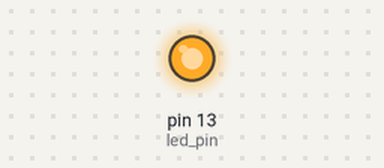
Simulated run of this sketch. Board: Arduino Uno, built with avr-gcc and run on an emulated ATmega328P. Shown: output pins drawn as LEDs (lit = HIGH). What the sketch prints to the serial monitor is not drawn.

Above: at 0.15 s.
At 36.4 s:
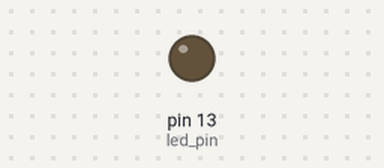
Timing chart, 0 to 40.0 s (numbered marks = the images above):
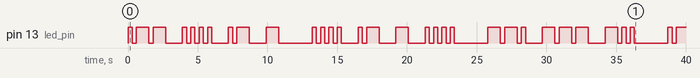

Measured:
- by itself, pin 13 (led_pin): LOW → HIGH at 0.00 s, → LOW 0.30 s later, → HIGH 0.30 s later, → LOW 0.90 s later, … (63 changes in this stretch)

The sketch:

MorseBasic.ino
```cpp
const int led_pin = 13;
const int SYMBOL_SEPARATION = 300;
const int LETTER_SEPARATION = SYMBOL_SEPARATION*3;
const int WORD_SEPARATION = SYMBOL_SEPARATION*7;

void setup() {
  pinMode(led_pin, OUTPUT);
  Serial.begin(9600);
}

void dit(){
  digitalWrite(led_pin, HIGH);
  delay(300);
  digitalWrite(led_pin, LOW);
}

void dash(){
  digitalWrite(led_pin, HIGH);
  delay(900);
  digitalWrite(led_pin, LOW);
}


void loop() {
  //W
  dit();
  delay(SYMBOL_SEPARATION);
  dash();
  delay(SYMBOL_SEPARATION);
  dash();
  delay(SYMBOL_SEPARATION);
  Serial.print("W");
  delay(LETTER_SEPARATION);

  //H
  dit();
  delay(SYMBOL_SEPARATION);
  dit();
  delay(SYMBOL_SEPARATION);
  dit();
  delay(SYMBOL_SEPARATION);
  dit();
  delay(SYMBOL_SEPARATION);
  Serial.print("H");
  delay(LETTER_SEPARATION);

  //A
  dit();
  delay(SYMBOL_SEPARATION);
  dash();
  delay(SYMBOL_SEPARATION);
  Serial.print("A");
  delay(LETTER_SEPARATION);

  //T
  dash();
  delay(SYMBOL_SEPARATION);
  Serial.print("T");

  delay(WORD_SEPARATION);


  //H
  dit();
  delay(SYMBOL_SEPARATION);
  dit();
  delay(SYMBOL_SEPARATION);
  dit();
  delay(SYMBOL_SEPARATION);
  dit();
  delay(SYMBOL_SEPARATION);
  Serial.print("H");
  delay(LETTER_SEPARATION);

  //A
  dit();
  delay(SYMBOL_SEPARATION);
  dash();
  delay(SYMBOL_SEPARATION);
  Serial.print("A");
  delay(LETTER_SEPARATION);

  //T
  dash();
  delay(SYMBOL_SEPARATION);
  Serial.print("T");
  delay(LETTER_SEPARATION);

  //H
  dit();
  delay(SYMBOL_SEPARATION);
  dit();
  delay(SYMBOL_SEPARATION);
  dit();
  delay(SYMBOL_SEPARATION);
  dit();
  delay(SYMBOL_SEPARATION);
  Serial.print("H");

  delay(WORD_SEPARATION);


  //G
  dash();
  delay(SYMBOL_SEPARATION);
  dash();
  delay(SYMBOL_SEPARATION);
  dit();
  delay(SYMBOL_SEPARATION);
  Serial.print("G");
  delay(LETTER_SEPARATION);

  //O
  dash();
  delay(SYMBOL_SEPARATION);
  dash();
  delay(SYMBOL_SEPARATION);
  dash();
  delay(SYMBOL_SEPARATION);
  Serial.print("O");
  delay(LETTER_SEPARATION);

  //D
  dash();
  delay(SYMBOL_SEPARATION);
  dit();
  delay(SYMBOL_SEPARATION);
  dit();
  delay(SYMBOL_SEPARATION);
  Serial.print("D");

  delay(WORD_SEPARATION);


  //W
  dit();
  delay(SYMBOL_SEPARATION);
  dash();
  delay(SYMBOL_SEPARATION);
  dash();
  delay(SYMBOL_SEPARATION);
  Serial.print("W");
  delay(LETTER_SEPARATION);

  //R
  dit();
  delay(SYMBOL_SEPARATION);
  dash();
  delay(SYMBOL_SEPARATION);
  dit();
  delay(SYMBOL_SEPARATION);
  Serial.print("R");
  delay(LETTER_SEPARATION);

  //o
  dash();
  delay(SYMBOL_SEPARATION);
  dash();
  delay(SYMBOL_SEPARATION);
  dash();
  delay(SYMBOL_SEPARATION);
  Serial.print("O");
  delay(LETTER_SEPARATION);

  //U
  dit();
  delay(SYMBOL_SEPARATION);
  dit();
  delay(SYMBOL_SEPARATION);
  dash();
  delay(SYMBOL_SEPARATION);
  Serial.print("U");
  delay(LETTER_SEPARATION);

  //G
  dash();
  delay(SYMBOL_SEPARATION);
  dash();
  delay(SYMBOL_SEPARATION);
  dit();
  delay(SYMBOL_SEPARATION);
  Serial.print("G");
  delay(LETTER_SEPARATION);

  //H
  dit();
  delay(SYMBOL_SEPARATION);
  dit();
  delay(SYMBOL_SEPARATION);
  dit();
  delay(SYMBOL_SEPARATION);
  dit();
  delay(SYMBOL_SEPARATION);
  Serial.print("H");
  delay(LETTER_SEPARATION);

  //T
  dash();
  delay(SYMBOL_SEPARATION);
  Serial.print("T");

  delay(WORD_SEPARATION);

  delay(1000);
}
```
